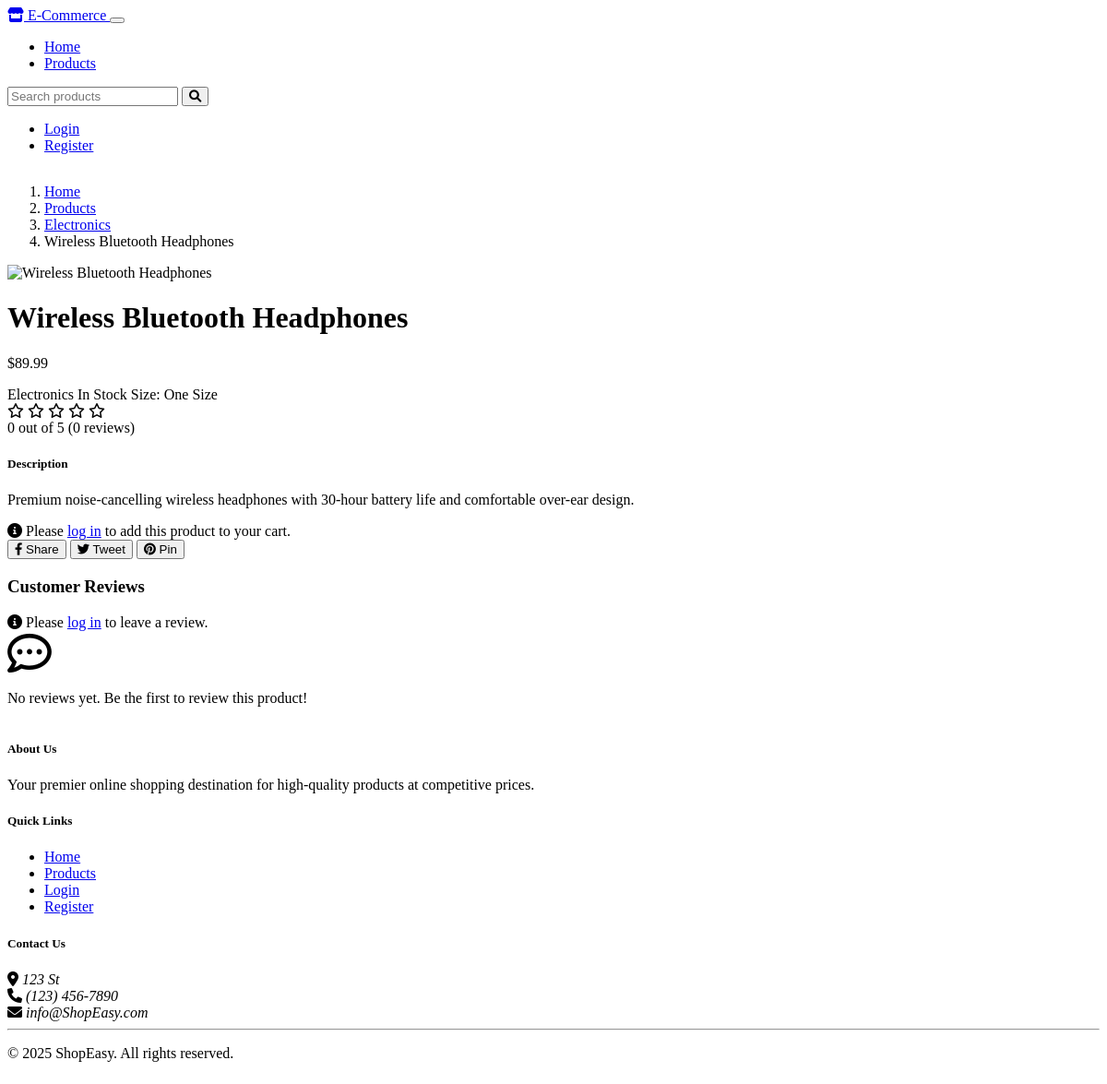
Before: /shop/product/1 with the older database file.
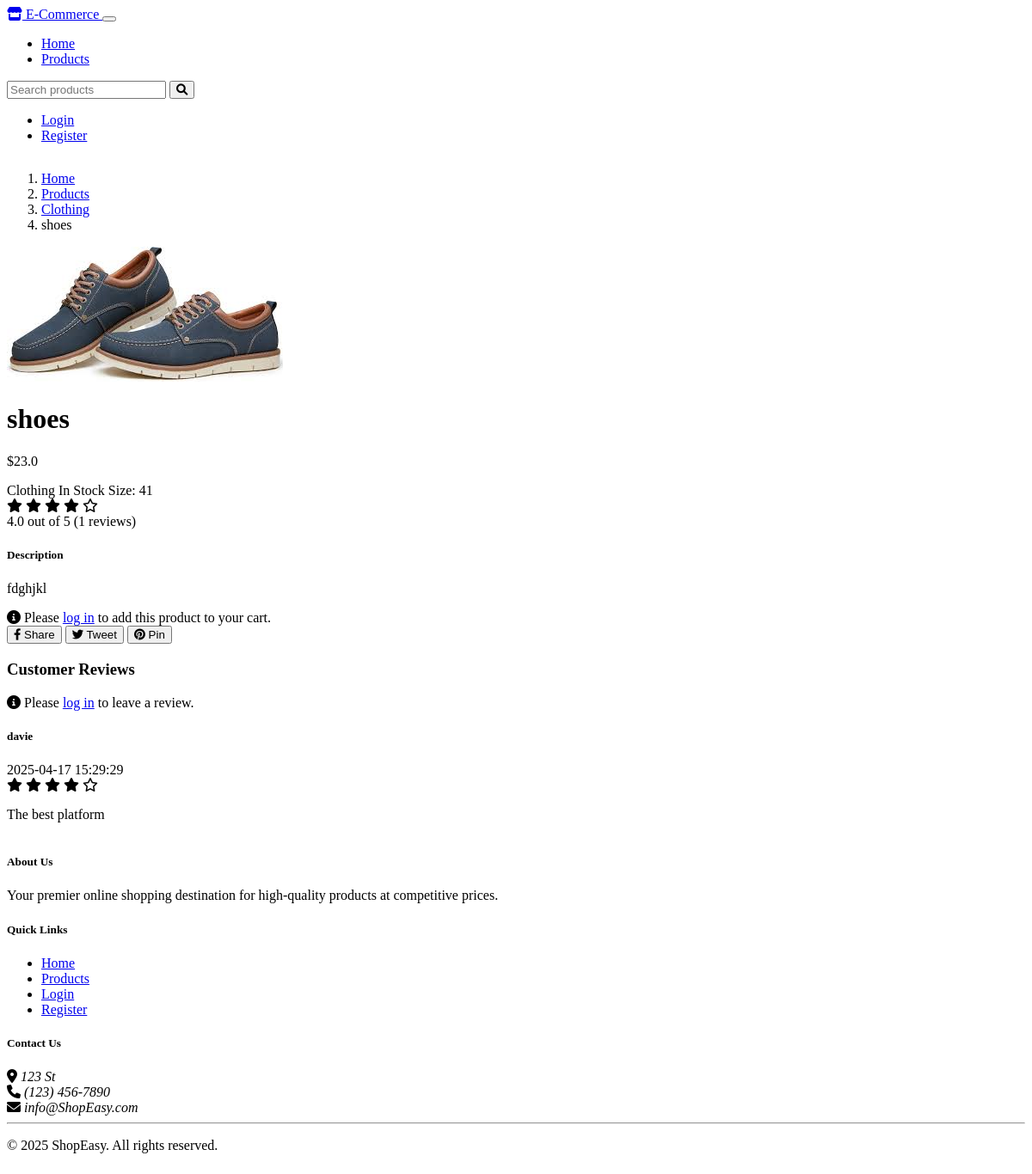
After: the same page with the newer database file.
### tables this page shows
CREATE TABLE products (
        id INTEGER PRIMARY KEY AUTOINCREMENT,
        name TEXT NOT NULL,
        description TEXT NOT NULL,
        price REAL NOT NULL,
        image_url TEXT,
        category TEXT NOT NULL,
        size TEXT,
        stock INTEGER NOT NULL DEFAULT 0,
        created_at TIMESTAMP NOT NULL DEFAULT CURRENT_TIMESTAMP
    );

CREATE TABLE reviews (
        id INTEGER PRIMARY KEY AUTOINCREMENT,
        product_id INTEGER NOT NULL,
        user_id INTEGER NOT NULL,
        rating INTEGER NOT NULL CHECK(rating >= 1 AND rating <= 5),
        comment TEXT NOT NULL,
        created_at TIMESTAMP NOT NULL DEFAULT CURRENT_TIMESTAMP,
        FOREIGN KEY (product_id) REFERENCES products (id),
        FOREIGN KEY (user_id) REFERENCES users (id)
    );

CREATE TABLE users (
        id INTEGER PRIMARY KEY AUTOINCREMENT,
        username TEXT UNIQUE NOT NULL,
        email TEXT UNIQUE NOT NULL,
        password TEXT NOT NULL,
        role TEXT NOT NULL DEFAULT 'customer'
    );

### shop.py (the view)
@shop_bp.route('/product/<int:product_id>')
def product_detail(product_id):
    product = Product.get_by_id(product_id)
    if not product:
        flash('Product not found.', 'danger')
        return redirect(url_for('shop.products'))
    reviews = Review.get_by_product(product_id)
    average_rating = Review.get_average_rating(product_id)
    conn = get_db_connection()
    related_products = conn.execute('''
        SELECT * FROM products
        WHERE category = ? AND id != ?
        ORDER BY id DESC LIMIT 4
    ''', (product['category'], product_id)).fetchall()
    conn.close()
    return render_template('shop/product_detail.html',
                          product=product,
                          related_products=related_products,
                          reviews=reviews,
                          average_rating=average_rating)

### app.py (called while the page is built)
def get_db_connection():
    conn = sqlite3.connect(DATABASE)
    conn.row_factory = sqlite3.Row
    return conn

### models.py (called while the page is built)
    @staticmethod
    def get_by_id(product_id):
        conn = get_db_connection()
        product = conn.execute('SELECT * FROM products WHERE id = ?', (product_id,)).fetchone()
        conn.close()
        return product

    @staticmethod
    def get_by_product(product_id):
        conn = get_db_connection()
        reviews = conn.execute('''
            SELECT r.*, u.username
            FROM reviews r
            JOIN users u ON r.user_id = u.id
            WHERE r.product_id = ?
            ORDER BY r.created_at DESC
        ''', (product_id,)).fetchall()
        conn.close()
        return reviews

### templates/shop/product_detail.html (shortened to what the changed rows need)
{% extends 'base.html' %}
{% block content %}
<div class="container">
    <div class="row mb-4">
        <div class="col-12">
            <nav aria-label="breadcrumb">
                <ol class="breadcrumb">
                    <li class="breadcrumb-item"><a href="{{ url_for('index') }}">Home</a></li>
                    <li class="breadcrumb-item"><a href="{{ url_for('shop.products') }}">Products</a></li>
                    <li class="breadcrumb-item"><a href="{{ url_for('shop.products', category=product.category) }}">{{ product.category }}</a></li>
                    <li class="breadcrumb-item active" aria-current="page">{{ product.name }}</li>
                </ol>
            </nav>
        </div>
    </div>
    <div class="row mb-5">
        <div class="col-md-6 mb-4">
            <div class="card">
                <div class="card-body text-center">
                    {% if product.image_url %}
                        <img src="{{ product.image_url }}" class="img-fluid product-image" alt="{{ product.name }}">
                    {% else %}
                        <div class="py-5">
                            <i class="fas fa-image fa-8x text-muted"></i>
                        </div>
                    {% endif %}
                </div>
            </div>
        </div>
        <div class="col-md-6">
            <h1 class="mb-3">{{ product.name }}</h1>
            <p class="fs-3 fw-bold text-primary mb-3">${{ product.price }}</p>
            <div class="mb-3">
                <span class="badge bg-secondary">{{ product.category }}</span>
                {% if product.stock > 10 %}
                    <span class="badge bg-success">In Stock</span>
                {% elif product.stock > 0 %}
                    <span class="badge bg-warning">Low Stock ({{ product.stock }} left)</span>
                {% else %}
                    <span class="badge bg-danger">Out of Stock</span>
                {% endif %}
                {% if product.size %}
                    <span class="badge bg-info">Size: {{ product.size }}</span>
                {% endif %}
                {% if average_rating %}
                <div class="mt-2">
                    <div class="d-flex align-items-center">
                        <div class="ratings">
                            {% for i in range(5) %}
                                {% if i < average_rating.avg_rating|int %}
                                    <i class="fas fa-star text-warning"></i>
                                {% elif i < average_rating.avg_rating|round(0, 'ceil')|int and average_rating.avg_rating % 1 != 0 %}
                                    <i class="fas fa-star-half-alt text-warning"></i>
                                {% else %}
                                    <i class="far fa-star text-warning"></i>
                                {% endif %}
                            {% endfor %}
                        </div>
                        <span class="ms-2">{{ average_rating.avg_rating }} out of 5 ({{ average_rating.count }} reviews)</span>
                    </div>
                </div>
                {% endif %}
            </div>
            <div class="mb-4">
                <h5>Description</h5>
                <p>{{ product.description }}</p>
            </div>
            {% if current_user.is_authenticated and product.stock > 0 %}
                <form class="add-to-cart-form mb-4" action="{{ url_for('cart.add_to_cart', product_id=product.id) }}" method="POST">
                    <div class="row g-3">
                        <div class="col-md-4">
                            <label for="quantity" class="form-label">Quantity</label>
                            <input type="number" class="form-control" id="quantity" name="quantity" value="1" min="1" max="{{ product.stock }}">
                        </div>
                        <div class="col-md-8 d-flex align-items-end">
                            <button type="submit" class="btn btn-primary btn-lg w-100">
                                <i class="fas fa-cart-plus"></i> Add to Cart
                            </button>
                        </div>
                    </div>
                </form>
            {% elif not current_user.is_authenticated %}
                <div class="alert alert-info mb-4">
                    <i class="fas fa-info-circle"></i> Please <a href="{{ url_for('auth.login') }}">log in</a> to add this product to your cart.
                </div>
            {% elif product.stock <= 0 %}
                <div class="alert alert-danger mb-4">
                    <i class="fas fa-exclamation-circle"></i> This product is currently out of stock.
                </div>
            {% endif %}
            <div class="d-flex gap-2 mb-4">
                <button class="btn btn-sm btn-outline-primary">
                </button>
                <button class="btn btn-sm btn-outline-info">
                </button>
                <button class="btn btn-sm btn-outline-danger">
                </button>
            </div>
        </div>
    </div>
    <div class="row mb-5">
        <div class="col-12">
            {% if reviews %}
                <div class="reviews-list">
                    {% for review in reviews %}
                        <div class="card mb-3 review-card">
                            <div class="card-body">
                                <div class="d-flex justify-content-between mb-2">
                                    <div>
                                        <h5 class="mb-0">{{ review.username }}</h5>
                                        <div class="text-muted small">{{ review.created_at }}</div>
                                    </div>
                                    <div class="ratings">
                                        {% for i in range(5) %}
                                            {% if i < review.rating %}
                                                <i class="fas fa-star text-warning"></i>
                                            {% else %}
                                                <i class="far fa-star text-warning"></i>
                                            {% endif %}
                                        {% endfor %}
                                    </div>
                                </div>
                                <p class="mb-0">{{ review.comment }}</p>
                            </div>
                        </div>
                    {% endfor %}
                </div>
            {% else %}
                <div class="alert alert-light text-center py-4">
                    <i class="far fa-comment-dots fa-3x mb-3 text-muted"></i>
                    <p class="mb-0">No reviews yet. Be the first to review this product!</p>
                </div>
            {% endif %}
        </div>
    </div>
</div>
{% endblock %}

Changed rows visible on the page:
changed products: category "Electronics" → "Clothing"; name "Wireless Bluetooth Headphones" → "shoes"; image_url: picture added; price "89.99" → "23.0"; size "One Size" → "41"; description "Premium noise-cancelling wireless headphones with 30-hour battery life and comfortable over-ear design." → "fdghjkl"
added reviews: username "davie", created_at "2025-04-17 15:29:29", rating 4 (drawn), comment "The best platform"
Other visible differences:
{{ average_rating.avg_rating }}: "0" → "4.0"
{{ average_rating.count }}: "0" → "1"
text no longer shown: "No reviews yet. Be the first to review this product!"
